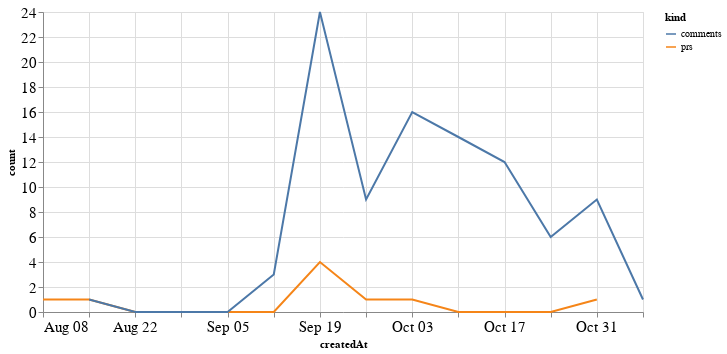

The notebook cell this image was saved under:
### Code cell
alt.Chart(total_time, width=600).mark_line().encode(
    x='createdAt',
    y='count',
    color='kind'
)

### Figure 1 — Vega-Lite specification as saved in the notebook (floating-point values rounded to 4 significant figures)
{"config": {"axisLeft": {"labelFontSize": 15}, "axisBottom": {"labelFontSize": 15}}, "data": {"name": "data-bc6fdded0e1c384906b83a52e1d5b1eb"}, "mark": "line", "encoding": {"color": {"type": "nominal", "field": "kind"}, "x": {"type": "temporal", "field": "createdAt"}, "y": {"type": "quantitative", "field": "count"}}, "width": 600, "$schema": "https://vega.github.io/schema/vega-lite/v4.8.1.json", "datasets": {"data-bc6fdded0e1c384906b83a52e1d5b1eb": [{"createdAt": "2021-08-08T00:00:00", "kind": "prs", "count": 1.0}, {"createdAt": "2021-08-15T00:00:00", "kind": "prs", "count": 1.0}, {"createdAt": "2021-08-22T00:00:00", "kind": "prs", "count": 0.0}, {"createdAt": "2021-08-29T00:00:00", "kind": "prs", "count": 0.0}, {"createdAt": "2021-09-05T00:00:00", "kind": "prs", "count": 0.0}, {"createdAt": "2021-09-12T00:00:00", "kind": "prs", "count": 0.0}, {"createdAt": "2021-09-19T00:00:00", "kind": "prs", "count": 4.0}, {"createdAt": "2021-09-26T00:00:00", "kind": "prs", "count": 1.0}, {"createdAt": "2021-10-03T00:00:00", "kind": "prs", "count": 1.0}, {"createdAt": "2021-10-10T00:00:00", "kind": "prs", "count": 0.0}, {"createdAt": "2021-10-17T00:00:00", "kind": "prs", "count": 0.0}, {"createdAt": "2021-10-24T00:00:00", "kind": "prs", "count": 0.0}, {"createdAt": "2021-10-31T00:00:00", "kind": "prs", "count": 1.0}, {"createdAt": "2021-11-07T00:00:00", "kind": "prs", "count": null}, {"createdAt": "2021-08-08T00:00:00", "kind": "comments", "count": null}, {"createdAt": "2021-08-15T00:00:00", "kind": "comments", "count": 1.0}, {"createdAt": "2021-08-22T00:00:00", "kind": "comments", "count": 0.0}, {"createdAt": "2021-08-29T00:00:00", "kind": "comments", "count": 0.0}, {"createdAt": "2021-09-05T00:00:00", "kind": "comments", "count": 0.0}, {"createdAt": "2021-09-12T00:00:00", "kind": "comments", "count": 3.0}, {"createdAt": "2021-09-19T00:00:00", "kind": "comments", "count": 24.0}, {"createdAt": "2021-09-26T00:00:00", "kind": "comments", "count": 9.0}, {"createdAt": "2021-10-03T00:00:00", "kind": "comments", "count": 16.0}, {"createdAt": "2021-10-10T00:00:00", "kind": "comments", "count": 14.0}, {"createdAt": "2021-10-17T00:00:00", "kind": "comments", "count": 12.0}, {"createdAt": "2021-10-24T00:00:00", "kind": "comments", "count": 6.0}, {"createdAt": "2021-10-31T00:00:00", "kind": "comments", "count": 9.0}, {"createdAt": "2021-11-07T00:00:00", "kind": "comments", "count": 1.0}]}}
